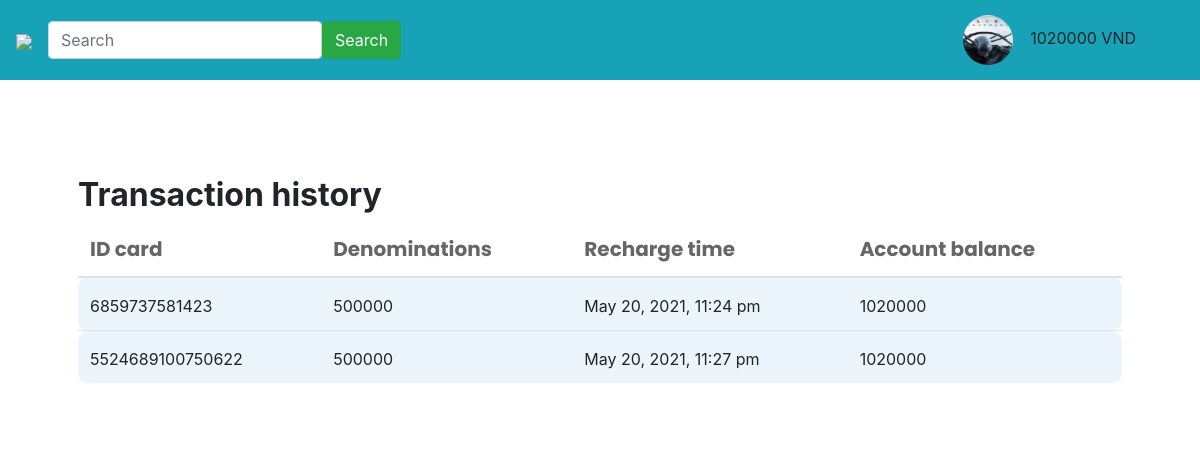
Screenshot of /Doan/admin/frontend/history.php (signed in) with the database file from the repository.
### tables this page shows
CREATE TABLE `usertable` (
  `id` int(11) NOT NULL,
  `name` varchar(255) NOT NULL,
  `email` varchar(255) NOT NULL,
  `password` varchar(255) NOT NULL,
  `code` mediumint(50) NOT NULL,
  `status` text NOT NULL,
  `birthday` varchar(255) NOT NULL,
  `gender` varchar(50) NOT NULL,
  `address` varchar(255) NOT NULL,
  `image` varchar(255) NOT NULL,
  `account_balance` varchar(255) NOT NULL
);

CREATE TABLE `account` (
  `card_number` varchar(255) NOT NULL,
  `denominations` varchar(255) NOT NULL,
  `status` varchar(255) NOT NULL,
  `day` varchar(255) NOT NULL,
  `email` varchar(255) NOT NULL
);

### Doan/admin/frontend/history.php (the view, shortened to what this page needs)
<?php require_once "controllerUserData.php"; ?>
<!doctype html>
<html lang="en">
<head>
    <link rel="stylesheet" href="style3.css">
    <link rel="stylesheet" href="https://use.fontawesome.com/releases/v5.7.0/css/all.css">
    <link rel="stylesheet" href="https://maxcdn.bootstrapcdn.com/bootstrap/4.0.0/css/bootstrap.min.css">
    <link rel="stylesheet" href="https://stackpath.bootstrapcdn.com/bootstrap/4.0.0/js/bootstrap.bundle.min.js">
    <link rel="stylesheet" href="https://stackpath.bootstrapcdn.com/bootstrap/4.3.1/css/bootstrap.min.css">
    <link rel="stylesheet" href="https://cdnjs.cloudflare.com/ajax/libs/font-awesome/4.7.0/css/font-awesome.min.css">
</head>
<body>
    <?php require('./navbar.php') ?>
    <?php
    $select = "SELECT * FROM account where status = 'yup'";
    $res = mysqli_query($con, $select);
    ?>
    <div class="container rounded mt-5 bg-white p-md-5">
        <div class="h2 font-weight-bold">Transaction history </div>
        <div class="table-responsive">
            <table class="table">
                <thead>
                    <tr>
                        <th scope="col">ID card</th>
                        <th scope="col">Denominations</th>
                        <th scope="col">Recharge time</th>
                        <th scope="col">Account balance</th>
                    </tr>
                </thead>
                <?php
                if (mysqli_num_rows($res) > 0 and intval($fetch_info['account_balance'])> 0) {
                ?>
                    <tbody>
                        <?php
                        while ($fecth1 = mysqli_fetch_assoc($res)) {
                            if($fecth1['email'] == $email){
                        ?>
                                <tr class="bg-blue">
                                    <td class="pt-3 mt-1"><?php echo $fecth1['card_number'] ?></td>
                                    <td class="pt-3 mt-1"><?php echo $fecth1['denominations'] ?></td>
                                    <td class="pt-3 mt-1"><?php echo $fecth1['day'] ?></td>
                                    <td class="pt-3 mt-1"><?php echo $fetch_info['account_balance'] ?></td>
                                </tr>
                        <?php
                            }
                        }
                        ?>
                    </tbody>
                <?php
                }
                ?>
            </table>
        </div>
    </div>
</body>
</html>

### Doan/admin/frontend/navbar.php (shortened to what this page needs)
<?php
require_once "controllerUserData.php";
if (isset($_SESSION['email']) and isset($_SESSION['password'])) {
    $email = $_SESSION['email'];
    $password = $_SESSION['password'];
    if ($email != false && $password != false) {
        $sql = "SELECT * FROM usertable WHERE email = '$email'";
        $run_Sql = mysqli_query($con, $sql);
        if ($run_Sql) {
            $fetch_info = mysqli_fetch_assoc($run_Sql);
            $status = $fetch_info['status'];
            if ($status == "verified") {
                $hide = "";
            } else {
                header('Location: user-otp.php');
            }
        }
    }
} else {
    $show = "";
    $hide = "display: none";
}
?>
<nav class="navbar navbar-expand-lg navbar-light bg-info sticky-top ">
    <a class="navbar-brand" href="index.php"><img src="https://www.gstatic.com/android/market_images/web/play_prism_hlock_2x.png" width="40%"></a>
    <div class="collapse navbar-collapse" id="navbarSupportedContent">
        <form class="form-inline" method="post" action="search.php">
            <input type="text" name="title" class="form-control" placeholder="Search ">
            <button type="submit" name="save" class="btn btn-success">Search</button>
        </form>
        <nav class="nav-item mr-5 ml-auto ">
            <div class="dropdown show dropleft" style="<?php echo $hide ?>">
                <a class="btn" href="#" role="button" id="dropdownMenuLink" data-toggle="dropdown" aria-haspopup="true" aria-expanded="false">
                    <img src="<?php echo $fetch_info['image'] ?>" class="rounded-circle" alt="Cinque Terre" width="50" height="50">
                </a>
                <?php echo $fetch_info['account_balance'] ?> VND
            </div>
        </nav>
    </div>
</nav>

### Doan/admin/frontend/style3.css (style rules this page uses)
* { box-sizing: border-box }
body { background-color: #d9ecf2; font-family: 'Poppins', sans-serif; color: #666 }
.h2 { color: #444; font-family: 'PT Sans', sans-serif }
thead { font-family: 'Poppins', sans-serif; font-weight: bolder; font-size: 20px; color: #666 }
.bg-blue { background-color: #EBF5FB; border-radius: 8px }
.table thead th, .table td { border: none }
.table tbody td:first-child { border-bottom-left-radius: 10px; border-top-left-radius: 10px }
.table tbody td:last-child { border-bottom-right-radius: 10px; border-top-right-radius: 10px }

### rows the page displays
usertable: image (picture), account_balance "1020000"
account: card_number "6859737581423", denominations "500000", day "May 20, 2021, 11:24 pm"
account: card_number "5524689100750622", denominations "500000", day "May 20, 2021, 11:27 pm"
